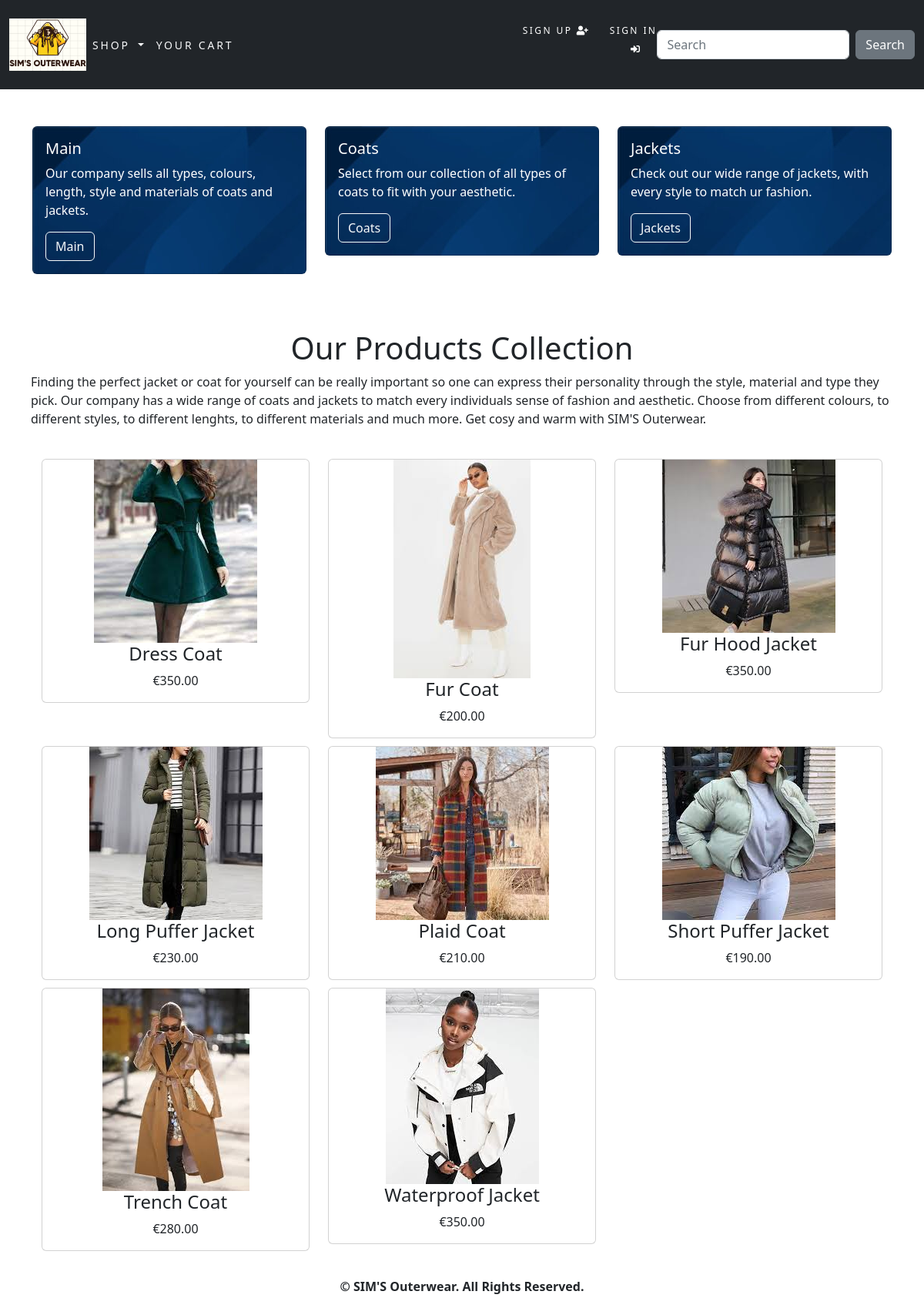
The page / on the database its author committed.
### shop/models.py (models this page shows, shortened)
class Product(models.Model):
    id = models.UUIDField(
        primary_key=True,
        default=uuid.uuid4,
        editable=False)
    name = models.CharField(max_length=250, unique=True)
    description = models.TextField(blank = True)
    type = models.ForeignKey(Type, on_delete=models.CASCADE)
    price = models.DecimalField(max_digits=10, decimal_places=2)
    image = models.ImageField(upload_to = 'product', blank=True)
    stock = models.IntegerField()
    available = models.BooleanField(default=True)
    created = models.DateTimeField(auto_now_add=True, blank = True, null= True
)
    updated = models.DateTimeField(auto_now=True, blank = True, null= True)
    class Meta:
        ordering = ('name',)
        verbose_name = 'product'
        verbose_name_plural = 'products'
    def get_absolute_url(self):
        return reverse('shop:product_detail', args=[self.type.id, self.id]
    )

### shop/views.py (the view, shortened to what this page needs)
# urls.py: path('', views.prod_list, name = 'all_products'),
def prod_list(request, type_id=None):
    type = None
    products = Product.objects.filter(available=True)
    return render(request, 'shop/type.html', {'type':type, 'prods':products})

### cart/context_processors.py (called while the page is built)
def counter(request):
    item_count = 0
    if 'admin' in request.path:
        return {}
    else:
        try:
            cart = Cart.objects.filter(cart_id=_cart_id(request))
            cart_items = CartItem.objects.all().filter(cart=cart[:1])
            for cart_item in cart_items:
                item_count += cart_item.quantity
        except Cart.DoesNotExist:
            item_count = 0
    return {'item_count':item_count}

### cart/views.py (called while the page is built)
def _cart_id(request):
    cart = request.session.session_key
    if not cart:
        cart = request.session.create()
    return cart

### shop/context_processors.py (called while the page is built)
def menu_links(request):
    links = Type.objects.all()
    return {'links':links}

### shop/models.py (called while the page is built)
    def get_absolute_url(self):
        return reverse('shop:products_by_type', args=[self.id])

### shop/templates/shop/type.html (shortened to what this page needs)
{% extends "base.html" %}
{% load static %}
{% block content %}
    <div>
        {% if type %}
            <img class="my_image" src="{{type.image.url}}" alt="{{type.name}}">
        </div>
        <br>
        <div>
            <h1>{{type.name}}</h1>
            <p>{{type.description}}</p>
        </div>
    {% else %}
    <div class="container my-5">
        <div class="row">
          <div class="col-lg-4 col-md-12 mb-4 mb-lg-0">
            <div
                 class="bg-image card shadow-1-strong"
                 style="
                        background-image: url('static/images/BlueBanner.jpg');
                        "
                 >
              <div class="card-body text-white">
                <h5 class="card-title">Main</h5>
                <p class="card-text">
                  Our company sells all types, colours, length, style and materials of coats and jackets.
                </p>
                <a href="http://127.0.0.1:8000/" class="btn btn-outline-light">Main</a>
              </div>
            </div>
          </div>
          <div class="col-lg-4 mb-4 mb-lg-0">
            <div
                 class="bg-image card shadow-1-strong"
                 style="
                        background-image: url('static/images/BlueBanner.jpg');
                        "
                 >
              <div class="card-body text-white">
                <h5 class="card-title">Coats</h5>
                <p class="card-text">
                  Select from our collection of all types of coats to fit with your aesthetic.
                </p>
                <a href="http://127.0.0.1:8000/%206ae8ff6e-5810-4710-9617-565a7576c6f8/" class="btn btn-outline-light">Coats</a>
              </div>
            </div>
          </div>
          <div class="col-lg-4 mb-4 mb-lg-0">
            <div
                 class="bg-image card shadow-1-strong"
                 style="
                        background-image: url('static/images/BlueBanner.jpg');
                        "
                 >
              <div class="card-body text-white">
                <h5 class="card-title">Jackets</h5>
                <p class="card-text">
                  Check out our  wide range of jackets, with every style to match ur fashion.
                </p>
                <a href="http://127.0.0.1:8000/%201423938e-b979-4cc2-b62a-6478addd2c05/" class="btn btn-outline-light">Jackets</a>
              </div>
            </div>
          </div>
        </div>
      </div>
    <br>
    <div class="info-container">
        <h1 class="text-center my_title">Our Products Collection</h1>
        <p class="text-justify">Finding the perfect jacket or coat for yourself can be really important so one can express
            their personality through the style, material and type they pick. Our company has a wide range of coats and jackets
            to match every individuals sense of fashion and aesthetic. Choose from different colours, to different styles, to
            different lenghts, to different materials and much more. Get cosy and warm with SIM'S Outerwear.</p>
      <br>
    </div>
    {% endif %}
    <div class="container">
        <div class="row mx-auto">
            {% for product in prods %}
                <div class="my_bottom_margin col-9 col-lg-4 col-sm-12 col-md-4">
                    <div class="card text-center" style="min-width:18rem;">
                        <a class ="img" href="{{product.get_absolute_url}}"><img src="{{product.image.url}}" alt="{{product.name}}"></a>
                        <div>
                            <h4>{{product.name}}</h4>
                            <p>€{{product.price}}</p>
                        </div>
                    </div>
                </div>
            {% endfor %}
        </div>
        <br>
    </div>
{% endblock %}

### shop/templates/base.html (shortened to what this page needs)
{% load static %}
<!DOCTYPE html>
<html lang="en">
<head>
    <link rel="stylesheet" href="{% static 'css/custom.css' %}">
    <link href="https://cdn.jsdelivr.net/npm/bootstrap@5.2.2/dist/css/bootstrap.min.css" rel="stylesheet">
    <link rel="stylesheet" href="https://use.fontawesome.com/releases/v5.15.1/css/all.css">
</head>
<body>
    <div class="category">
        {% include 'navbar.html' %}
        {% block content %}
        {% endblock %}
        {% include 'footer.html' %}
    </div>
</body>
</html>

### shop/templates/navbar.html (shortened to what this page needs)
{% load static %}
<nav class="navbar navbar-expand-lg navbar-light bg-dark text-light py-4">
    <div class="container-fluid">
        <div class="collapse navbar-collapse" id="navbarSupportedContent">
            <div style="text-align: center;">
                <a href="{%url 'shop:all_products' %}">
                <img width="100px" src="{% static 'images/logo.png' %}"
                alt="Online Outdoorwear Store"></a>
            </div>
            <ul class="navbar-nav me-auto mb-2 mb-lg-0">
                <li class="nav-item dropdown">
                    <a class="nav-link dropdown-toggle text-light" href="#" id="navbarDropdown" role="button" data-bs-toggle="dropdown" aria-expanded="false">
    Shop
                    </a>
                </li>
                <li class="nav-item">
                    <a class="nav-link text-light" href="#">Your Cart</a>
                </li>
            </ul>
        </div>
    </div>
    <br>
    <br>
    <div class="container" >
        <div class="my_custom_menu">
            <ul>
                {% if user.is_authenticated %}
                <li>
                    Welcome, <a href="#" class="dropdown-toggle" data-bs-toggle="dropdown"
                    aria-haspopup="true" aria-expanded="false">{{ user.username }}
                    <i class="fas fa-user-circle"></i></a>
                    <div class="dropdown-menu dropdown-menu-right">
                        <a href="{% url 'order:order_history' %}" class="dropdown-item">Order History</a>
                    </div>
                </li>
                <li>
                    <a style="color: white;" href="{% url 'logout' %}">Sign Out <i class="fas fa-sign-out-alt"></i></a>
                </li>
                {% else %}
                <li>
                    <a style="color: white;" href="{% url 'signup' %}">Sign Up <i class="fas fa-user-plus"></i></a>
                </li>
                <li>
                    <a style="color: white;" href="{% url 'login' %}">Sign In <i class="fas fa-sign-in-alt"></i></a>
                </li>
                {% endif %}
            </ul>
        </div>
        <div>
            <form class="d-flex" action="{% url 'search_app:searchResult' %}" method="get">
                <input class="form-control me-2" type="search" placeholder="Search" aria-label="Search" name="q">
                <button class="btn btn-secondary my-2 my-sm-0" type="submit" >Search</button>
                <br>
            </form>
        </div>
    </div>
</nav>

### shop/templates/footer.html
<div class = "footer navbar-fixed-bottom my-footer">
    <p class = "text-center" style="font-weight: bold;">&copy; SIM'S Outerwear. All Rights Reserved.</p>
</div>

### static/css/custom.css (style rules this page uses)
.nav-item { letter-spacing: .2em; font-size: 14px; text-transform: uppercase; }
.my_bottom_margin { margin-bottom: 10px; }
.my_custom_menu { text-align: right !important; }
.my_custom_menu ul li { list-style: none; color: #000; text-transform: uppercase; letter-spacing: .2em; font-size: 12px; padding-right: 20px; display: inline; text-decoration: none; }
.my_custom_menu ul li a { text-decoration: none; color: #000; list-style: none; text-transform: uppercase; letter-spacing: .2em; font-size: 12px; }
.info-container { background-color: white; padding-left: 40px; padding-right: 40px; }

### rows shown on the page
Product: image (picture), name "Dress Coat", price "350.00"
Product: image (picture), name "Fur Coat", price "200.00"
Product: image (picture), name "Fur Hood Jacket", price "350.00"
Product: image (picture), name "Long Puffer Jacket", price "230.00"
Product: image (picture), name "Plaid Coat", price "210.00"
Product: image (picture), name "Short Puffer Jacket", price "190.00"
Product: image (picture), name "Trench Coat", price "280.00"
Product: image (picture), name "Waterproof Jacket", price "350.00"
